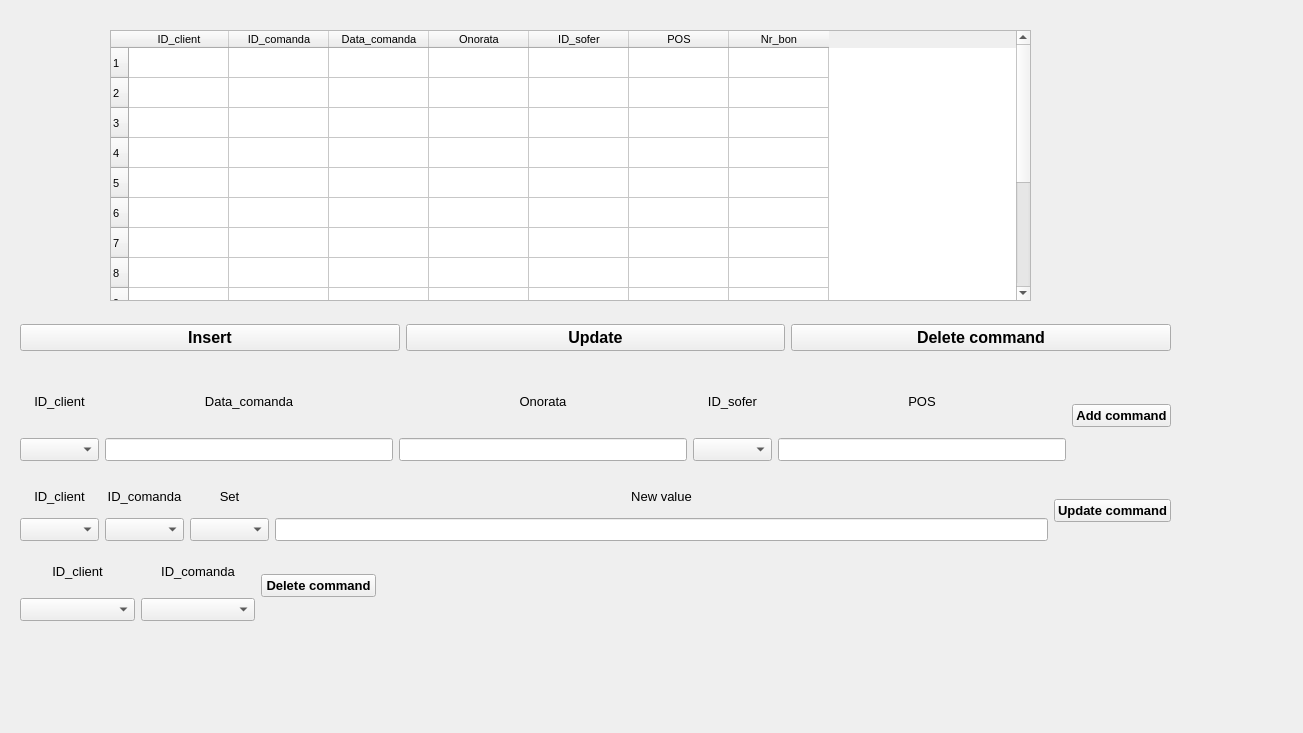
<?xml version="1.0" encoding="UTF-8"?>
<ui version="4.0">
 <class>mainWidget</class>
 <widget class="QWidget" name="mainWidget">
  <property name="geometry">
   <rect>
    <x>0</x>
    <y>0</y>
    <width>1303</width>
    <height>733</height>
   </rect>
  </property>
  <property name="font">
   <font>
    <pointsize>10</pointsize>
   </font>
  </property>
  <property name="windowTitle">
   <string>main</string>
  </property>
  <property name="autoFillBackground">
   <bool>false</bool>
  </property>
  <widget class="QTableWidget" name="commands_table">
   <property name="geometry">
    <rect>
     <x>110</x>
     <y>30</y>
     <width>921</width>
     <height>271</height>
    </rect>
   </property>
   <property name="font">
    <font>
     <pointsize>8</pointsize>
    </font>
   </property>
   <property name="layoutDirection">
    <enum>Qt::LeftToRight</enum>
   </property>
   <property name="rowCount">
    <number>14</number>
   </property>
   <property name="columnCount">
    <number>7</number>
   </property>
   <row/>
   <row/>
   <row/>
   <row/>
   <row/>
   <row/>
   <row/>
   <row/>
   <row/>
   <row/>
   <row/>
   <row/>
   <row/>
   <row/>
   <column>
    <property name="text">
     <string>ID_client</string>
    </property>
   </column>
   <column>
    <property name="text">
     <string>ID_comanda</string>
    </property>
   </column>
   <column>
    <property name="text">
     <string>Data_comanda</string>
    </property>
   </column>
   <column>
    <property name="text">
     <string>Onorata</string>
    </property>
   </column>
   <column>
    <property name="text">
     <string>ID_sofer</string>
    </property>
   </column>
   <column>
    <property name="text">
     <string>POS</string>
    </property>
   </column>
   <column>
    <property name="text">
     <string>Nr_bon</string>
    </property>
   </column>
  </widget>
  <widget class="QWidget" name="horizontalLayoutWidget">
   <property name="geometry">
    <rect>
     <x>20</x>
     <y>320</y>
     <width>1151</width>
     <height>35</height>
    </rect>
   </property>
   <layout class="QHBoxLayout" name="comanda_horizontalLayout">
    <item>
     <widget class="QPushButton" name="insert_comanda_main_button">
      <property name="font">
       <font>
        <pointsize>12</pointsize>
        <weight>75</weight>
        <bold>true</bold>
       </font>
      </property>
      <property name="text">
       <string>Insert</string>
      </property>
     </widget>
    </item>
    <item>
     <widget class="QPushButton" name="update_comanda_main_button">
      <property name="font">
       <font>
        <pointsize>12</pointsize>
        <weight>75</weight>
        <bold>true</bold>
       </font>
      </property>
      <property name="text">
       <string>Update</string>
      </property>
     </widget>
    </item>
    <item>
     <widget class="QPushButton" name="delete_comanda_main_button">
      <property name="enabled">
       <bool>true</bool>
      </property>
      <property name="font">
       <font>
        <pointsize>12</pointsize>
        <weight>75</weight>
        <bold>true</bold>
       </font>
      </property>
      <property name="text">
       <string>Delete command</string>
      </property>
     </widget>
    </item>
   </layout>
  </widget>
  <widget class="QWidget" name="horizontalLayoutWidget_2">
   <property name="geometry">
    <rect>
     <x>20</x>
     <y>370</y>
     <width>1151</width>
     <height>91</height>
    </rect>
   </property>
   <layout class="QHBoxLayout" name="insert_horizontalLayout">
    <item>
     <layout class="QVBoxLayout" name="verticalLayout">
      <item>
       <widget class="QLabel" name="id_client_insert_label">
        <property name="font">
         <font>
          <pointsize>10</pointsize>
         </font>
        </property>
        <property name="text">
         <string>ID_client</string>
        </property>
        <property name="alignment">
         <set>Qt::AlignCenter</set>
        </property>
        <property name="wordWrap">
         <bool>false</bool>
        </property>
       </widget>
      </item>
      <item>
       <widget class="QComboBox" name="id_client_insert_combo_box">
        <property name="font">
         <font>
          <pointsize>10</pointsize>
         </font>
        </property>
       </widget>
      </item>
     </layout>
    </item>
    <item>
     <layout class="QVBoxLayout" name="verticalLayout_4">
      <item>
       <widget class="QLabel" name="label">
        <property name="font">
         <font>
          <pointsize>10</pointsize>
         </font>
        </property>
        <property name="text">
         <string>Data_comanda</string>
        </property>
        <property name="alignment">
         <set>Qt::AlignCenter</set>
        </property>
       </widget>
      </item>
      <item>
       <widget class="QLineEdit" name="data_comanda_line">
        <property name="font">
         <font>
          <pointsize>10</pointsize>
         </font>
        </property>
       </widget>
      </item>
     </layout>
    </item>
    <item>
     <layout class="QVBoxLayout" name="verticalLayout_2">
      <item>
       <widget class="QLabel" name="label_2">
        <property name="font">
         <font>
          <pointsize>10</pointsize>
         </font>
        </property>
        <property name="text">
         <string>Onorata</string>
        </property>
        <property name="alignment">
         <set>Qt::AlignCenter</set>
        </property>
       </widget>
      </item>
      <item>
       <widget class="QLineEdit" name="onorata_comanda_line"/>
      </item>
     </layout>
    </item>
    <item>
     <layout class="QVBoxLayout" name="verticalLayout_3">
      <item>
       <widget class="QLabel" name="label_3">
        <property name="text">
         <string>ID_sofer</string>
        </property>
        <property name="alignment">
         <set>Qt::AlignCenter</set>
        </property>
       </widget>
      </item>
      <item>
       <widget class="QComboBox" name="id_sofer_insert_combo_box"/>
      </item>
     </layout>
    </item>
    <item>
     <layout class="QVBoxLayout" name="verticalLayout_5">
      <item>
       <widget class="QLabel" name="label_4">
        <property name="text">
         <string>POS</string>
        </property>
        <property name="alignment">
         <set>Qt::AlignCenter</set>
        </property>
       </widget>
      </item>
      <item>
       <widget class="QLineEdit" name="POS_comanda_insert_line"/>
      </item>
     </layout>
    </item>
    <item>
     <widget class="QPushButton" name="add_command_button">
      <property name="font">
       <font>
        <pointsize>10</pointsize>
        <weight>75</weight>
        <bold>true</bold>
       </font>
      </property>
      <property name="text">
       <string>Add command</string>
      </property>
     </widget>
    </item>
   </layout>
  </widget>
  <widget class="QWidget" name="horizontalLayoutWidget_3">
   <property name="geometry">
    <rect>
     <x>20</x>
     <y>480</y>
     <width>1151</width>
     <height>61</height>
    </rect>
   </property>
   <layout class="QHBoxLayout" name="update_horizontalLayout">
    <item>
     <layout class="QVBoxLayout" name="verticalLayout_9">
      <item>
       <widget class="QLabel" name="label_6">
        <property name="font">
         <font>
          <pointsize>10</pointsize>
         </font>
        </property>
        <property name="text">
         <string>ID_client</string>
        </property>
        <property name="alignment">
         <set>Qt::AlignCenter</set>
        </property>
       </widget>
      </item>
      <item>
       <widget class="QComboBox" name="id_client_update_comanda_combo_box">
        <property name="font">
         <font>
          <pointsize>10</pointsize>
         </font>
        </property>
       </widget>
      </item>
     </layout>
    </item>
    <item>
     <layout class="QVBoxLayout" name="verticalLayout_6">
      <item>
       <widget class="QLabel" name="label_5">
        <property name="text">
         <string>ID_comanda</string>
        </property>
        <property name="alignment">
         <set>Qt::AlignCenter</set>
        </property>
       </widget>
      </item>
      <item>
       <widget class="QComboBox" name="id_comanda_update_combo_box"/>
      </item>
     </layout>
    </item>
    <item>
     <layout class="QVBoxLayout" name="verticalLayout_10">
      <item>
       <widget class="QLabel" name="label_7">
        <property name="font">
         <font>
          <pointsize>10</pointsize>
         </font>
        </property>
        <property name="text">
         <string>Set</string>
        </property>
        <property name="alignment">
         <set>Qt::AlignCenter</set>
        </property>
       </widget>
      </item>
      <item>
       <widget class="QComboBox" name="set_comanda_combo_box">
        <property name="font">
         <font>
          <pointsize>10</pointsize>
         </font>
        </property>
       </widget>
      </item>
     </layout>
    </item>
    <item>
     <layout class="QVBoxLayout" name="verticalLayout_11">
      <item>
       <widget class="QLabel" name="label_8">
        <property name="font">
         <font>
          <pointsize>10</pointsize>
         </font>
        </property>
        <property name="text">
         <string>New value</string>
        </property>
        <property name="alignment">
         <set>Qt::AlignCenter</set>
        </property>
       </widget>
      </item>
      <item>
       <widget class="QLineEdit" name="new_value_comanda_line">
        <property name="enabled">
         <bool>true</bool>
        </property>
        <property name="font">
         <font>
          <pointsize>10</pointsize>
         </font>
        </property>
       </widget>
      </item>
     </layout>
    </item>
    <item>
     <widget class="QPushButton" name="set_command_button">
      <property name="font">
       <font>
        <pointsize>10</pointsize>
        <weight>75</weight>
        <bold>true</bold>
       </font>
      </property>
      <property name="text">
       <string>Update command</string>
      </property>
     </widget>
    </item>
   </layout>
  </widget>
  <widget class="QWidget" name="horizontalLayoutWidget_4">
   <property name="geometry">
    <rect>
     <x>20</x>
     <y>550</y>
     <width>356</width>
     <height>71</height>
    </rect>
   </property>
   <layout class="QHBoxLayout" name="delete_driver_layout">
    <item>
     <layout class="QVBoxLayout" name="verticalLayout_13">
      <item>
       <widget class="QLabel" name="label_9">
        <property name="font">
         <font>
          <pointsize>10</pointsize>
         </font>
        </property>
        <property name="text">
         <string>ID_client</string>
        </property>
        <property name="alignment">
         <set>Qt::AlignCenter</set>
        </property>
       </widget>
      </item>
      <item>
       <widget class="QComboBox" name="id_client_delete_comanda_combo_box">
        <property name="font">
         <font>
          <pointsize>10</pointsize>
         </font>
        </property>
       </widget>
      </item>
     </layout>
    </item>
    <item>
     <layout class="QVBoxLayout" name="verticalLayout_7">
      <item>
       <widget class="QLabel" name="label_10">
        <property name="text">
         <string>ID_comanda</string>
        </property>
        <property name="alignment">
         <set>Qt::AlignCenter</set>
        </property>
       </widget>
      </item>
      <item>
       <widget class="QComboBox" name="id_comanda_delete_comanda_combo_box"/>
      </item>
     </layout>
    </item>
    <item>
     <widget class="QPushButton" name="delete_comanda_button">
      <property name="font">
       <font>
        <pointsize>10</pointsize>
        <weight>75</weight>
        <bold>true</bold>
       </font>
      </property>
      <property name="text">
       <string>Delete command</string>
      </property>
     </widget>
    </item>
   </layout>
  </widget>
 </widget>
 <resources/>
 <connections/>
</ui>
